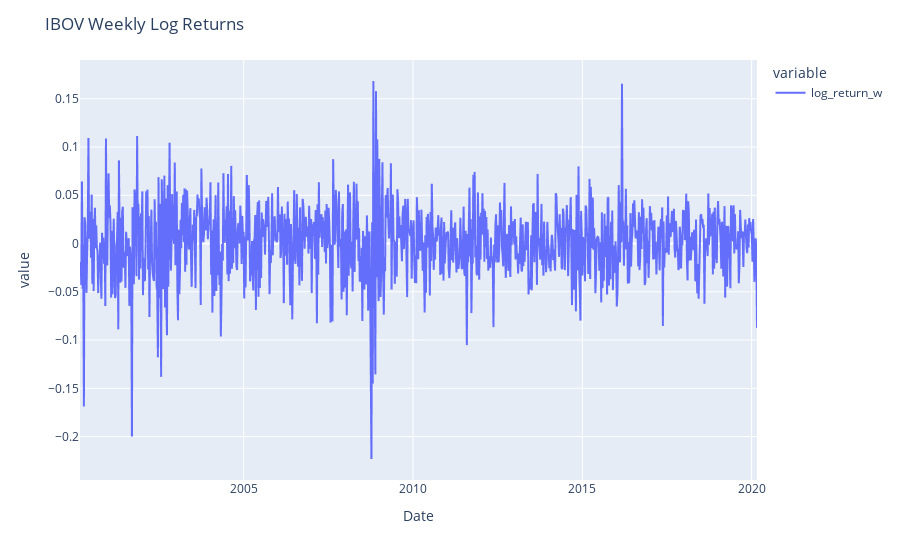

Notebook code for this chart:
### Code cell
fig = px.line(ibov_w['log_return_w'], facet_col_wrap=1)
fig.update_yaxes(matches=None)
fig.update_layout(
    title={
        'text': "IBOV Weekly Log Returns"})
fig.show()

### Figure 1 — Plotly figure (JSON) as saved in the notebook; plotly's stock layout.template omitted (floating-point values rounded to 4 significant figures; data arrays with more than 128 entries replaced by an {"elided": "..."} marker saying what was removed)
{"data": [{"hovertemplate": "variable=log_return_w<br>Date=%{x}<br>value=%{y}<extra></extra>", "legendgroup": "log_return_w", "line": {"color": "#636efa", "dash": "solid"}, "marker": {"symbol": "circle"}, "mode": "lines", "name": "log_return_w", "showlegend": true, "type": "scattergl", "x": {"elided": "1044 str values"}, "xaxis": "x", "y": {"elided": "1044 float values"}, "yaxis": "y"}], "layout": {"legend": {"title": {"text": "variable"}, "tracegroupgap": 0}, "margin": {"t": 60}, "title": {"text": "IBOV Weekly Log Returns"}, "xaxis": {"anchor": "y", "domain": [0, 1], "title": {"text": "Date"}}, "yaxis": {"anchor": "x", "domain": [0, 1], "title": {"text": "value"}}}}
